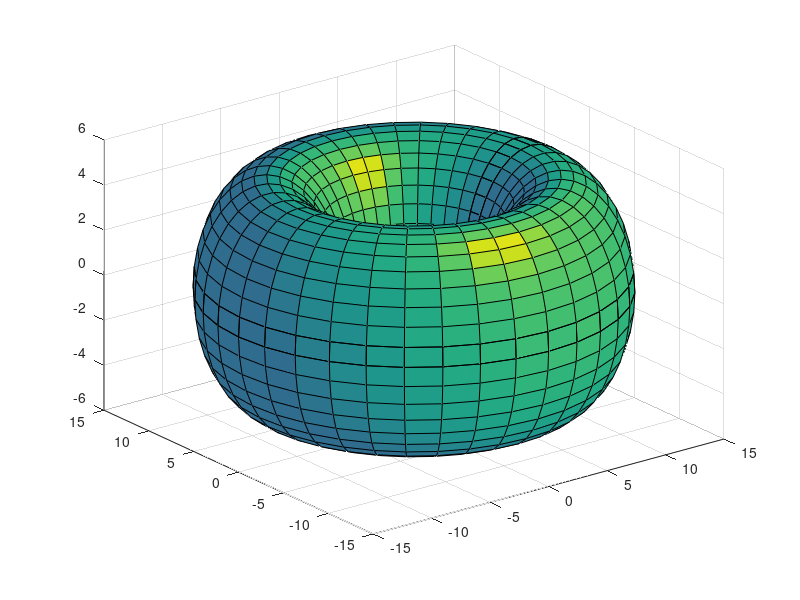

Recreate this plot in MATLAB. (Note: this script raises an error after producing the figure.)
%%Example code for mesh refinement using Doo Sabin algorithm
clear all
close all
a=5;
c=10;
[u,v]=meshgrid(0:10:370);
%torus equations
%size_v = size(v);
x=(c+a*cosd(v)).*cosd(u);
y=(c+a*cosd(v)).*sind(u);
z=a*sind(v);
S = surfl(x,y,z);
hold off
%convert our surface to patch
[faces, verts, facevertexdata] = surf2patch(S);

%set up an averaging parameter alpha
alpha = 0.5;
[verts_new, faces_new, colours] = DooSabin(verts, faces, alpha);
%colours

%plot refined torus
figure
patch('Faces', faces_new, 'Vertices', verts_new, 'FaceVertexCData', colours', 'FaceColor','flat');